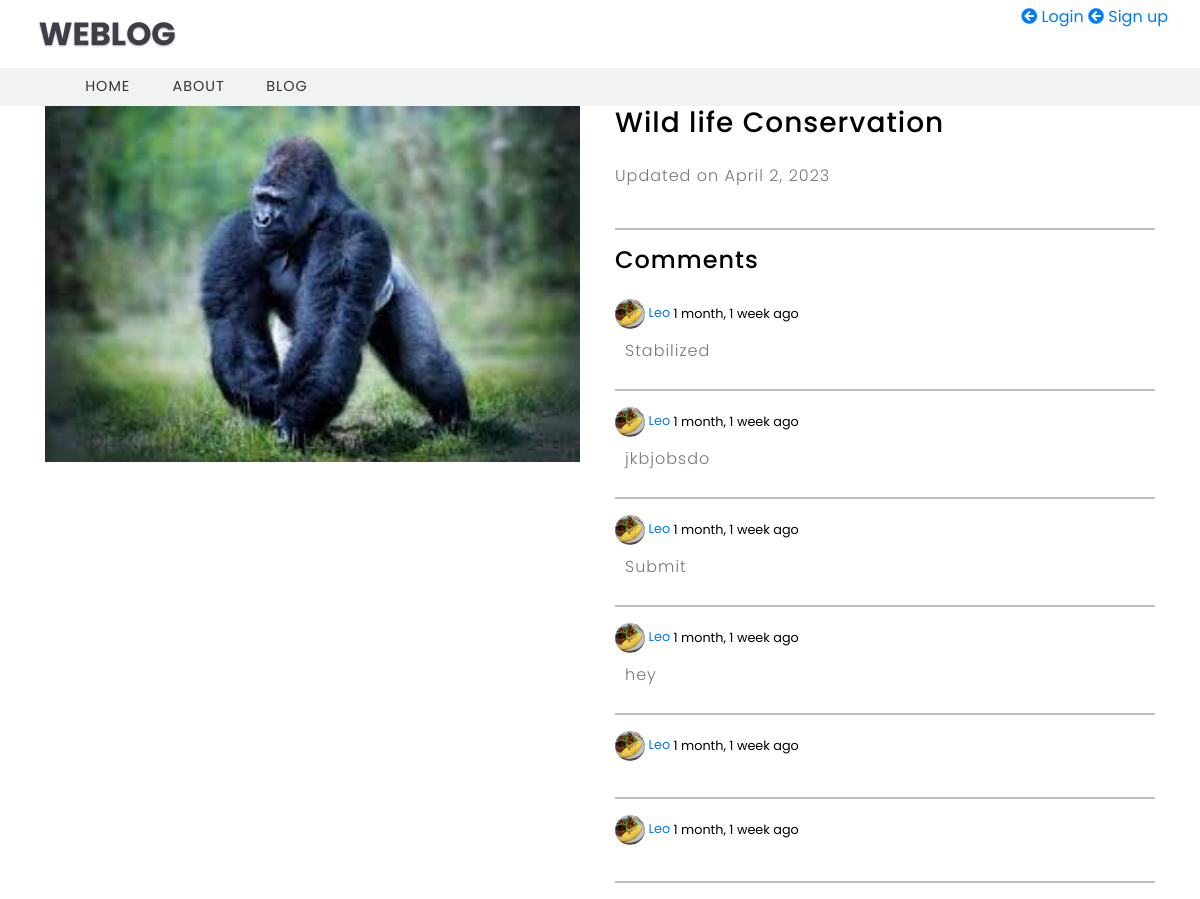
Screenshot of /comments/11/11/29 with the database file from the repository.
### App/models.py (models this page shows, shortened)
class Image(models.Model):
    user = models.ForeignKey(User, on_delete=models.CASCADE, null=True,)
    topic = models.CharField(max_length=200)
    updated = models.DateTimeField(auto_now=True, null=True)
    article = RichTextField(null=True, blank=True)
    created = models.DateTimeField(auto_now_add=True, null=True)
    image = models.ImageField(upload_to='images', null=True, blank=True, default="default.jpg")
    class Meta:
        ordering = ['-updated', '-created']

class Comment(models.Model):
    user = models.ForeignKey(User, on_delete=models.CASCADE, null=True,)
    image = models.ForeignKey(Image, on_delete=models.CASCADE,null=True,)
    text = models.TextField(null=True, blank=True)
    created = models.DateTimeField(auto_now_add=True, null=True)
    updated = models.DateTimeField(auto_now=True, null=True)
    class Meta:
        ordering = ['-updated', '-created']

class Profile(models.Model):
    user = models.OneToOneField(User, on_delete=models.CASCADE, null=True,)
    image = models.ImageField(upload_to='images',null=True, blank=True, default="default.jpg")
    first_name = models.CharField(max_length=50)
    last_name = models.CharField(max_length=50)
    age = models.IntegerField(blank=True, null=True)
    email = models.EmailField(blank=True, null=True)
    occupation = models.CharField(max_length=50, blank=True, null=True)
    about = models.TextField(blank=True, null=True, )
    is_active = models.BooleanField(default=True)
    @property
    def imageURL(self):
        try:
            img = self.image.url
        except:
            img = ''
        return img

### App/views.py (the view, shortened to what this page needs)
# urls.py: path('comments/<str:pkm>/<str:pk>/<str:pkr>', views.comments, name='comments'),
def comments(request, pkm, pk, pkr):
    user = User.objects.get(id=pkm)
    profile = Profile.objects.get(id=pkm)
    post = Image.objects.get(id=pkr)
    replies = post.comment_set.all()
    posts = Image.objects.all()
    context = {'post': post, 'user': user, 'replies': replies, 'profile': profile,'posts': posts,}
    return render(request, 'App/comments.html', context, )

### App/templates/App/comments.html (shortened to what this page needs)
{% block content %}
{% include 'navbar.html'%}
<!DOCTYPE html>
<html>
<head>
</head>
<body>
	<div class="container">
		<div class="row">
			<div class="col-sm-12 col-md-6 article-image">
				{% if post.image %}
				<img src="{{ post.image.url }}" alt="{{ post.topic }}" class="img-responsive">
				{% endif %}
			</div>
			<div class="col-sm-12 col-md-6 article-content">
				<h1>{{ post.topic }}</h1><br>
				<p>Updated on {{post.updated|date:"F j, Y"}}</p><br>
				<hr>
				<h2 style="font-size: 24px;">Comments</h2>
				<br>
				{% for reply in replies %}
				<div>
					<small>
						<a href="{% url 'myProfile' reply.user.id %}">
							<img src="{{reply.user.profile.imageURL}}" style="border-radius: 50%; height: 30px; width: 30px;">
							{{reply.user.username}}
							</a>
							{{reply.created|timesince}} ago
							</small>
							<p class="reply-text">{{reply.text}}</p>
				</div><hr>
				{% endfor %}
			</div>
		</div>
	</div>
</body>
</html>
{% endblock %}

### templates/navbar.html (shortened to what this page needs)
<!DOCTYPE html>
{% load compress %}
{% load  static %}
<html lang="zxx">
<head>
	<link href="https://cdn.jsdelivr.net/npm/bootstrap@5.0.2/dist/css/bootstrap.min.css" rel="stylesheet">
	<link href="{% static 'css/bootstrap.css' %}" rel='stylesheet' type='text/css' />
    <link href="{% static 'css/single.css'%}" rel='stylesheet' type='text/css' />
	<link href="{% static 'css/style.css' %}" rel='stylesheet' type='text/css' />
	<link href="{% static 'css/fontawesome-all.css' %}" rel="stylesheet">
</head>
	<header>
		<div class="top-bar_sub_w3layouts container-fluid">
			<div class="row">
				<div class="col-md-4 logo text-left">
					<a class="navbar-brand" href="{% url 'home' %}">
						 Weblog</a>
				</div>
				<div class="col-md-4 top-forms text-center mt-lg-3 mt-md-1 mt-0">
					{% if request.user.is_authenticated %}
					<h3><span> Welcome {{user.username}}</span></h3>
					<span>
						<a href="{% url 'myProfile' user.id %}">
							<i class="far fa-user"></i> Profile </a>
					</span>
					<span>
						<a href="{% url 'profileList' user.id %}">
							<i class="fas fa-newspaper"></i> Blog Posts </a>
						</span>
				</div>
				<div class="col-md-4 log-icons text-right">
					<span>
						<a href="{% url 'logoutUser' %}">
							<i class="fas fa-arrow-circle-right"></i> Log out </a>
						</span>
				</div>
	{% else %}
				</div>
				<div class="col-md-4 log-icons text-right">
					<span>
						<a href="{% url 'loginUser' %}">
							<i class="fas fa-arrow-circle-left"></i> Login </a>
						</span>
						<span>
							<a href="{% url 'registerUser' %}">
								<i class="fas fa-arrow-circle-left"></i> Sign up</a>
						</span>
				</div>
			</div>
		</div>
	{% endif %}
		<div class="header_top" id="home">
			<nav class="navbar navbar-expand-lg navbar-light bg-light">
				<div class="collapse navbar-collapse" id="navbarSupportedContent">
					<ul class="navbar-nav mr-auto">
						<li class="nav-item">
							<a class="nav-link" href="{% url 'home' %}">Home
							</a>
						</li>
						<li class="nav-item">
							<a class="nav-link" href="{% url 'about' %}">About</a>
						</li>
						{% if request.user.is_authenticated %}
						<li class="nav-item">
							<a class="nav-link" href="{% url 'myProfile' user.id %}">Profile</a>
						</li>
						<li class="nav-item">
							<a class="nav-link" href="{% url 'profileList' user.id %}">Blog</a>
							{% else %}
							<a class="nav-link" href="{% url 'guestProfile' %}">Blog</a>
							{% endif %}
					</ul>
				</div>
			</nav>
		</div>
	</header>
</body>
</html>

### static/css/style.css (style rules this page uses)
html, body { margin: 0; font-size: 100%; font-family: 'Poppins', sans-serif; background: #fff; color: #000; }
body a { text-decoration: none; transition: 0.5s all; -webkit-transition: 0.5s all; -moz-transition: 0.5s all; -o-transition: 0.5s all; -ms-transition: 0.5s all; }
h1, h2, h3, h4, h5, h6 { margin: 0; font-family: 'Poppins', sans-serif; letter-spacing:1px; }
p { margin: 0; font-size: 0.9em; color: #777777; line-height: 2em; letter-spacing: 1px; font-weight: 300; }
ul { margin: 0; padding: 0; }
.top-bar_sub_w3layouts { background: #fff; padding: 0.3em 2em; position: relative; }
.navbar { padding: 0em 4em; }
.bg-light { background-color: #f0f3f1 !important; }
a.navbar-brand { font-size: 2em; font-weight: 700; text-shadow: 0 1px 2px rgba(0, 0, 0, 0.37); color: #3d3e48; text-transform: uppercase; }
li.nav-item { margin: 0 1px; }
.navbar-light .navbar-nav .nav-link { padding: 0.6em 1.4em; color: #333; background: transparent; text-transform: uppercase; font-size: 0.9em; letter-spacing: 1px; }

### App/templates/App/comments.html (style rules this page uses)
.article-image { flex-basis: 50%; padding-right: 20px; margin-bottom: 20px; }
.article-image img { width: 100%; height: auto; }
.article-content { flex-basis: 50%; }
.article-content h1 { color: black; font-size: 28px; }
.article-content p { font-size: 16px; line-height: 1.5; }
.reply-text { padding: 10px; }

### rows the page displays
Image: image (picture), topic "Wild life Conservation", updated "April 2, 2023"
Comment: user.profile.imageURL (picture), user.username "Leo", created "1 month, 1 week", text "Stabilized"
Comment: user.profile.imageURL (picture), user.username "Leo", created "1 month, 1 week", text "jkbjobsdo"
Comment: user.profile.imageURL (picture), user.username "Leo", created "1 month, 1 week", text "Submit"
Comment: user.profile.imageURL (picture), user.username "Leo", created "1 month, 1 week", text "hey"
Comment: user.profile.imageURL (picture), user.username "Leo", created "1 month, 1 week"
Comment: user.profile.imageURL (picture), user.username "Leo", created "1 month, 1 week"
